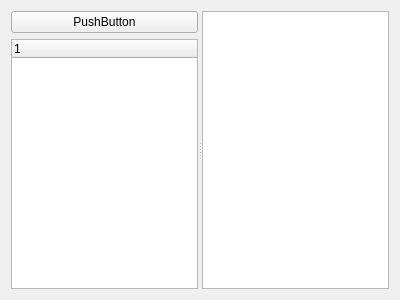
<?xml version="1.0" encoding="UTF-8"?>
<ui version="4.0">
 <class>SensitivityPlot</class>
 <widget class="QWidget" name="SensitivityPlot">
  <property name="geometry">
   <rect>
    <x>0</x>
    <y>0</y>
    <width>400</width>
    <height>300</height>
   </rect>
  </property>
  <property name="windowTitle">
   <string>Form</string>
  </property>
  <layout class="QHBoxLayout" name="horizontalLayout">
   <item>
    <widget class="QSplitter" name="splitter">
     <property name="orientation">
      <enum>Qt::Horizontal</enum>
     </property>
     <widget class="QWidget" name="">
      <layout class="QVBoxLayout" name="verticalLayout_3">
       <item>
        <widget class="QPushButton" name="btn_plot">
         <property name="text">
          <string>PushButton</string>
         </property>
        </widget>
       </item>
       <item>
        <widget class="ParameterTree" name="plot_options">
         <column>
          <property name="text">
           <string notr="true">1</string>
          </property>
         </column>
        </widget>
       </item>
      </layout>
     </widget>
     <widget class="QWidget" name="">
      <layout class="QGridLayout" name="gridLayout_2">
       <item row="0" column="0">
        <widget class="GraphicsLayoutWidget" name="plot_layout"/>
       </item>
      </layout>
     </widget>
    </widget>
   </item>
  </layout>
 </widget>
 <customwidgets>
  <customwidget>
   <class>ParameterTree</class>
   <extends>QTreeWidget</extends>
   <header>pyqtgraph.parametertree.h</header>
  </customwidget>
  <customwidget>
   <class>GraphicsLayoutWidget</class>
   <extends>QGraphicsView</extends>
   <header>pyqtgraph.h</header>
  </customwidget>
 </customwidgets>
 <resources/>
 <connections/>
</ui>
